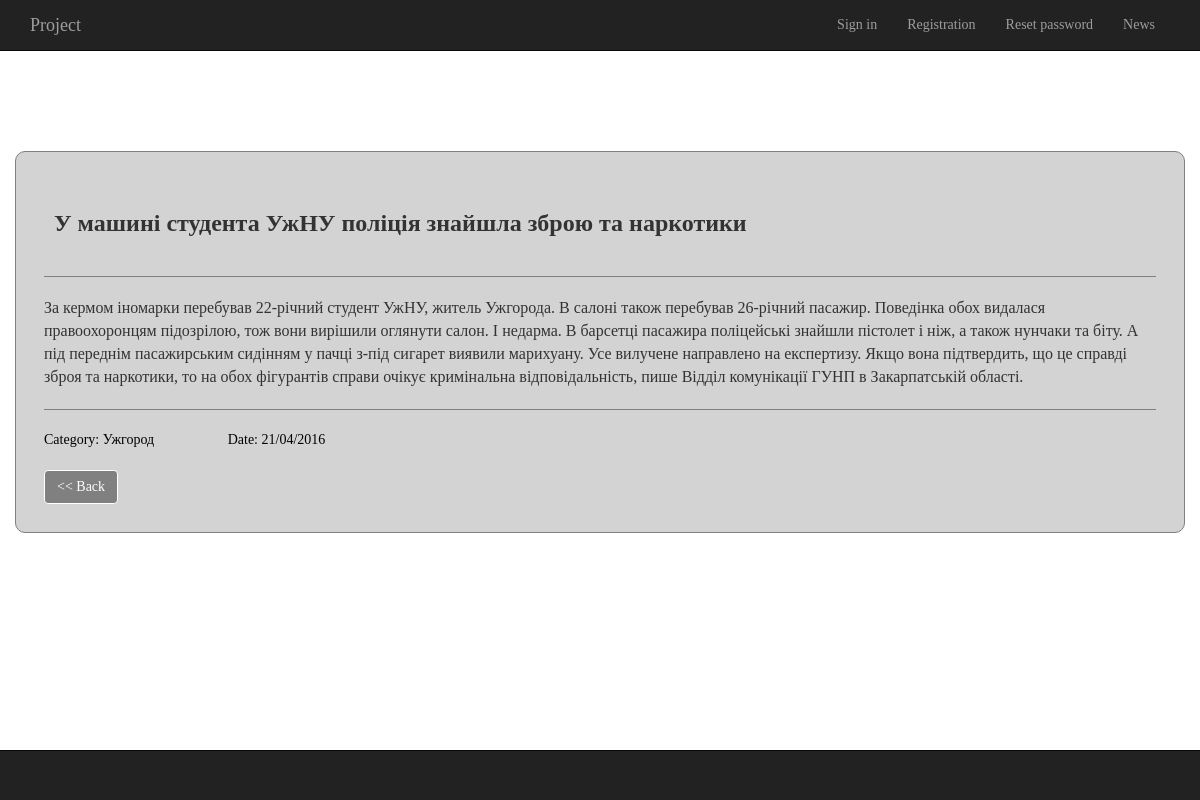
Page /article.php?id=3 on the committed database.
### tables this page shows
CREATE TABLE `news` (
  `id` int(11) NOT NULL,
  `title` varchar(200) NOT NULL,
  `annot` varchar(500) NOT NULL,
  `bodytext` varchar(5000) NOT NULL,
  `category` varchar(200) NOT NULL,
  `date` varchar(100) NOT NULL
);

### include/model_article.php (called while the page is built, shortened)
<?php
class ArticleModel {
	private $conn;
	public function __construct(){
		$database = new Database();
		$db = $database->dbConnection();
		$this->conn = $db;
	}
	public function runQuery($sql) {
		$stmt = $this->conn->prepare($sql);
		return $stmt;
	}
}
?>

### article.php (the view, shortened to what this page needs)
<?php
  include 'include/model_article.php';
  $news = new ArticleModel();
  if(isset($_GET['id'])) {
    $id = $_GET['id'];
    $stmt = $news->runQuery("SELECT * FROM news WHERE id=:article_id");
    $stmt->execute(array("article_id"=>$id));
    $row = $stmt->fetch(PDO::FETCH_ASSOC);
  }
?>
<!DOCTYPE html>
<html lang="en">
  <head>
    <link href="css/bootstrap.min.css" rel="stylesheet">
    <link href="css/style.css" rel="stylesheet">
  </head>
  <body>
    <?php include 'include/inc_header.php'; ?>
      <div class="container article-container">
        <h3 style="font-weight: bold; padding: 10px 10px 20px 10px"><?php echo $row['title']; ?></h3>
        <hr style="border-top:1px solid grey">
        <p style="font-size: 16px"><?php echo $row['bodytext']; ?></p>
        <hr style="border-top:1px solid grey">
        <p class="inline" style="color:black">Category: <?php echo $row['category']; ?></p>
        <p class="inline" style="color:black">Date:  <?php echo $row['date']; ?></p>
        <a class="btn btn-primary" id="back-button" href="news.php"><< Back</a>
      </div>
    <?php include 'include/inc_footer.php'; ?>
  </body>
</html>

### include/inc_header.php
<div class="navbar navbar-inverse navbar-static-top">
      <div class="container">
        <div class="navbar-header">
          <a class="navbar-brand" href="index.php">Project</a>
        </div>
        <ul class="nav navbar-nav" style="float:right">
        	<li><a href="index.php">Sign in</a></li>
        	<li><a href="sign-up.php">Registration</a></li>
        	<li><a href="forget-password.php">Reset password</a></li>
        	<li><a href="news.php">News</a></li>
        </ul>
      </div>
    </div>

### include/inc_footer.php (shortened to what this page needs)
<div class="navbar navbar-inverse navbar-fixed-bottom">
	</div>

### css/style.css (style rules this page uses)
body { font-family:'Century Gothic'; }
.btn-primary { margin-left:20px; }
.navbar-fixed-bottom { color:white; }
.inline { display:inline; color:grey; margin-right:5em; }
#back-button { margin-left:0px !important; background-color: grey; border:1px solid white; }
.article-container { margin-top:100px; background-color: lightgrey; border:1px solid grey; border-radius: 10px; padding:2em; }

### rows in the picture
news: title "У машині студента УжНУ поліція знайшла зброю та наркотики", bodytext "За кермом іномарки перебував 22-річний студент УжНУ, житель Ужгорода. В салоні також перебував 26-річний пасажир. Поведінка обох видалася правоохоронцям підозрілою, тож вони вирішили оглянути салон. І недарма. В барсетці пасажира поліцейські знайшли пістолет і ніж, а також нунчаки та біту. А під переднім пасажирським сидінням у пачці з-під сигарет виявили марихуану. Усе вилучене направлено на експертизу. Якщо вона підтвердить, що це справді зброя та наркотики, то на обох фігурантів справи очікує кримінальна відповідальність, пише Відділ комунікації ГУНП в Закарпатській області.", category "Ужгород", date "21/04/2016"
